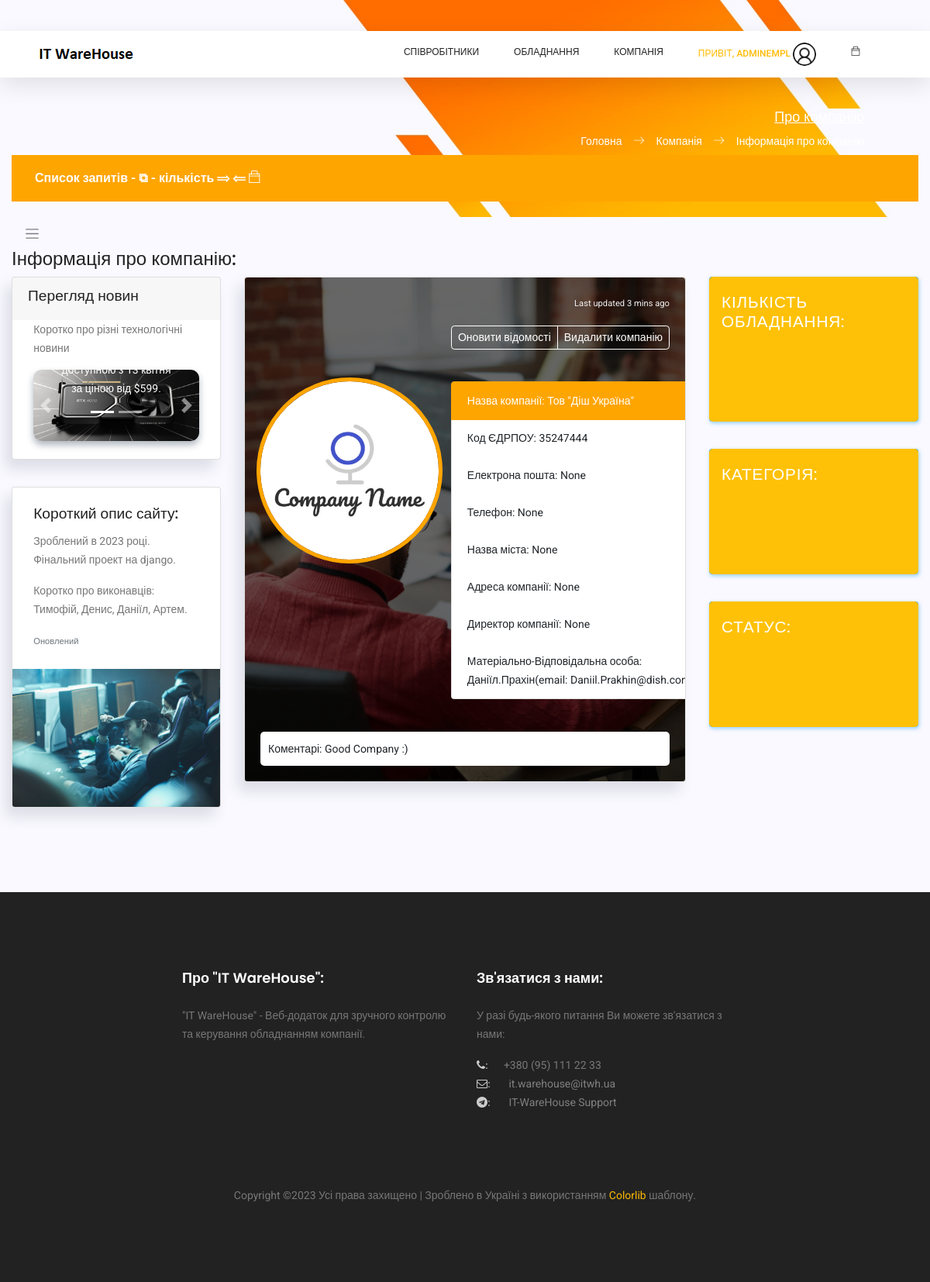
Before: /company/details (signed in) with the older database file.
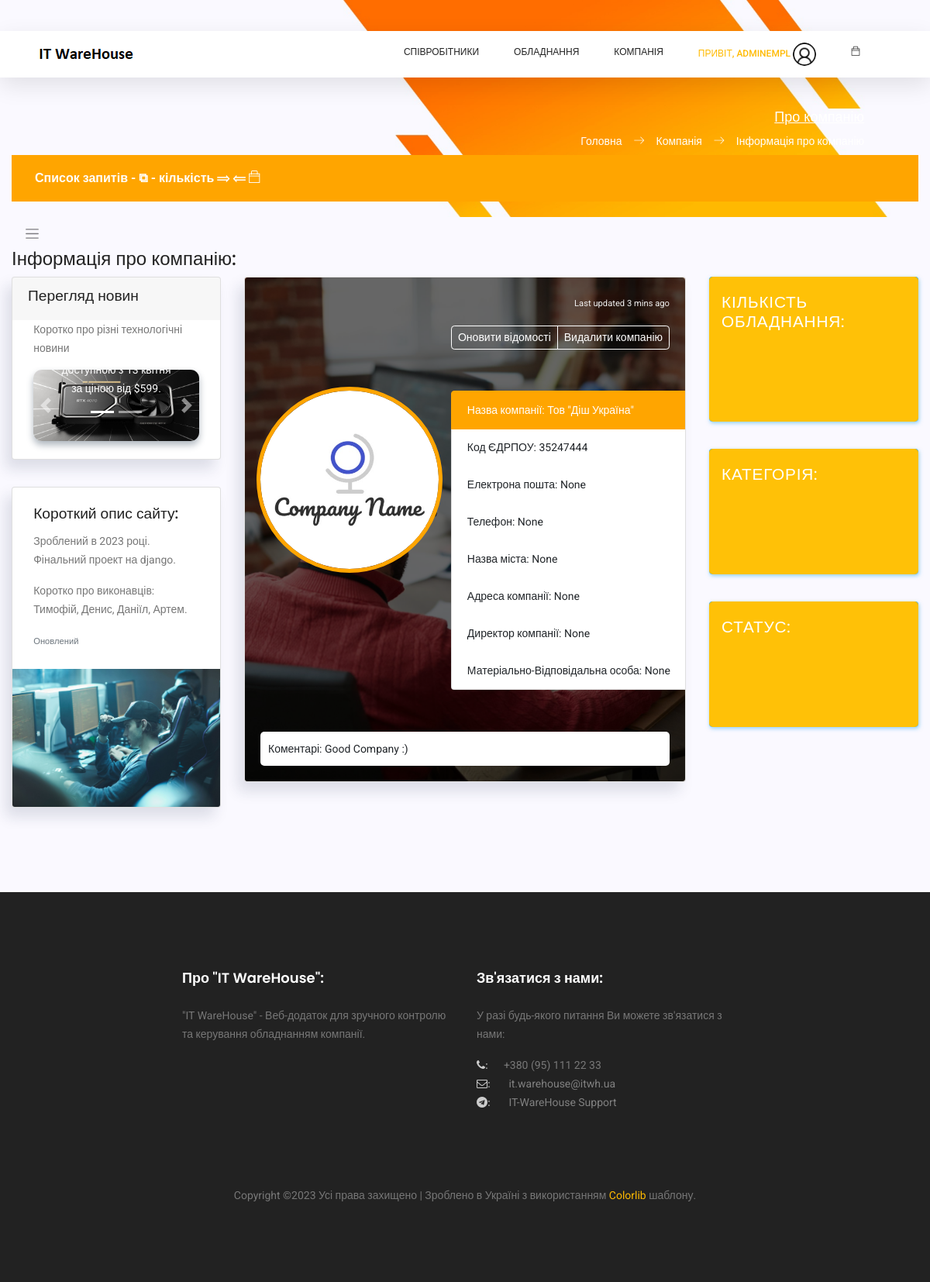
After: the same page with the newer database file.
### company/models.py (models this page shows, shortened)
class Company(models.Model):
    company_title = models.CharField(max_length=200, default='', verbose_name='Назва компанії *')
    company_code = models.CharField(max_length=8, unique=True, default='', verbose_name='Код ЄДРПОУ *')
    company_logo = models.FileField(upload_to='company/', null=True, blank=True, default='def-logo.jpg',
                                    verbose_name='Логотип компанії')
    city = models.ForeignKey(Cities, null=True, blank=True, on_delete=models.SET_NULL, verbose_name='Назва міста')
    address = models.CharField(max_length=250, null=True, blank=True, default='', verbose_name='Адреса компанії')
    email = models.EmailField(max_length=100, null=True, blank=True, default='', verbose_name='Електрона пошта')
    phone = models.CharField(max_length=20, null=True, blank=True, default='', verbose_name='Номер телефону')
    company_boss = models.ForeignKey(Employees, related_name='company_boss', null=True, blank=True,
                                     on_delete=models.SET_NULL, verbose_name='Директор компанії',
                                     help_text='Оберіть відповідного співробітника')
    product_owner = models.ForeignKey(Employees, related_name='product_owner', null=True, blank=True,
                                      on_delete=models.SET_NULL, verbose_name='Матеріально-відповідальна особа',
                                      help_text='Оберіть відповідного співробітника')
    comments = models.TextField(max_length=300, default='', null=True, blank=True, verbose_name='Коментарі')

### employees/models.py (models this page shows)
class Employees(models.Model):
    first_name = models.CharField(max_length=50, default='', verbose_name="Ім'я *")
    last_name = models.CharField(max_length=50, default='', verbose_name='Прізвище *')
    email = models.EmailField(max_length=75, unique=True, null=True, verbose_name='Електрона пошта *')
    eid = models.CharField(max_length=8, unique=True, null=True, verbose_name='Внутрішній номер *')
    department = models.ForeignKey(Departments, null=True, on_delete=models.SET_NULL, verbose_name='Назва відділу *')
    title = models.CharField(max_length=50, null=True, default='', verbose_name='Посада *')
    user_id = models.ForeignKey(NewUser, null=True, on_delete=models.SET_NULL, verbose_name='ID Користувача *')
    location = models.ForeignKey(Cities, null=True, on_delete=models.SET_NULL, blank=True, verbose_name='Назва міста')
    mobilephone = models.CharField(max_length=20, null=True, default='', blank=True, verbose_name='Мобільний телефон')
    status = models.ForeignKey(UserStatus, null=True, on_delete=models.SET_NULL, blank=True,
                               verbose_name='Форма роботи')
    photo = models.FileField(upload_to='photos/', null=True, default='photos/default_user.jpg', blank=True,
                             verbose_name='Фото')
    comments = models.TextField(max_length=300, null=True, default='', blank=True, verbose_name='Коментарі')
    def __str__(self) -> str:
        return str(self.first_name) + '.' + str(self.last_name) + '(email: ' + str(self.email) + ')'

### company/views.py (the view)
# urls.py: re_path(r'^devices/details/(?P<deviceinner_device_id>[0-9]+)$', device_details),
@login_required
def details(request):
    context = {
        'page_title': 'Про компанію',
        'app_name': 'Компанія',
        'page_name': 'Інформація про компанію'
    }
    user_admin = 0
    if request.user.groups.filter(name='Admins').exists():
        user_admin = 1
    company_info = None
    if len(Company.objects.all()) > 0:
        company_info = Company.objects.get()
    context['user_admin'] = user_admin
    context['company_info'] = company_info
    return render(request, 'company/details.html', context=context)

### templates/company/details.html (shortened to what the changed rows need)
{% extends '_layouts/base.html' %}
{% load static %}
{% block content %}
<div style="background: #faf9ff; padding-bottom: 50px;">
    <div class="main-content container-fluid">
        <section class="section">
            <div class="row mb-4">
                <div class="col-md-6">
                    {% if company_info %}
                    <div class="card" >
                        <div class="card-content" style="height: 650px;">
                            <div class="table-responsive card-img-overlay overlay-dark d-flex justify-content-between flex-column" >
                                <div style="margin-bottom: 10px;" class="overlay-status text-right" >
                                    <p class="mb-25"><small>Last updated 3 mins ago</small></p>
                                    <span class="btn-group">
                                        {% if user_admin == 1%}
                                        <a href="/company/update/{{ company_info.id }}" class="btn btn-outline-white btn-sm">Оновити відомості</a>
                                        <a href="/company/delete/{{ company_info.id }}" class="btn btn-outline-white btn-sm">Видалити компанію</a>
                                        {% endif %}
                                    </span>
                                </div>
                                <div class="d-flex justify-content-between" style="gap: 3%">
                                    <div class="outer-img">
                                        <img class="inner-img" src="/media/{{ company_info.company_logo }}">
                                    </div>
                                    <div style="flex-basis: 70%; min-width: 350px;" class="overlay-content">
                                        <ul class="list-group">
                                            <li class="list-group-item active" style="background: orange; border: 1px solid orange;">Назва компанії: {{ company_info.company_title }}</li>
                                            <li class="list-group-item">Код ЄДРПОУ: {{ company_info.company_code }}</li>
                                            <li class="list-group-item">Електрона пошта: {{ company_info.email }}</li>
                                            <li class="list-group-item">Телефон: {{ company_info.phone }}</li>
                                            <li class="list-group-item">Назва міста: {{ company_info.city }}</li>
                                            <li class="list-group-item">Адреса компанії: {{ company_info.address }}</li>
                                            <li class="list-group-item">Директор компанії: {{ company_info.company_boss }}</li>
                                            <li class="list-group-item">Матеріально-Відповідальна особа: {{ company_info.product_owner }}</li>
                                        </ul>
                                    </div>
                                </div>
                                <div style="margin-top: 10px; background: #ffffff; padding: 10px; border-radius: 5px; color: #212529" class="tab-pane fade active show" id="list-sunday" role="tabpanel" aria-labelledby="list-sunday-list">
                                    Коментарі: {{ company_info.comments }}
                                </div>
                            </div>
                        </div>
                    </div>
                    {% endif %}
                </div>
            </div>
        </section>
    </div>
</div>
{% endblock content %}

Changed rows visible on the page:
changed Company "Тов \"Діш Україна\"": product_owner "Даніїл.Прахін(email:…" → "None"
